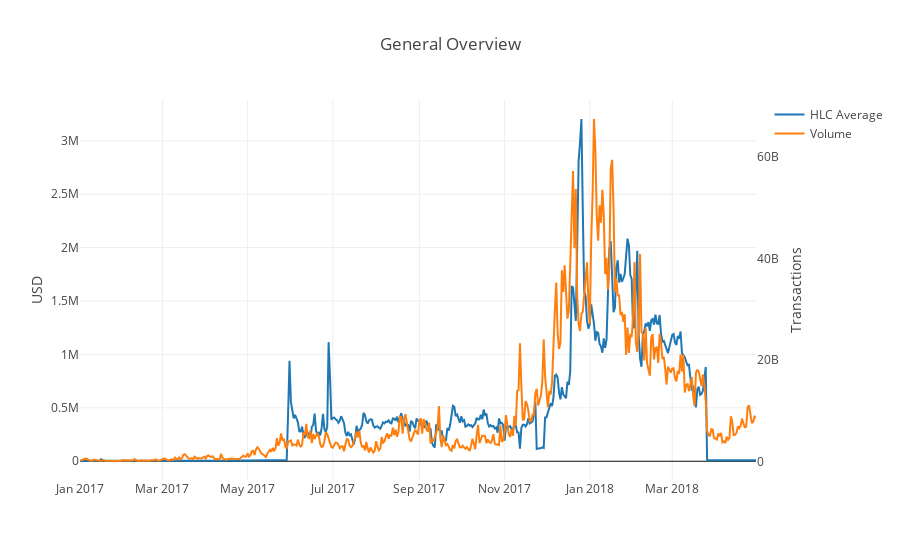

Notebook source saved alongside this figure:
### Code cell
trace0 = go.Scatter(
    x=groupby['date'], y=groupby['hlc_average'],
    name='HLC Average'
)

trace1 = go.Scatter(
    x=groupby['date'], y=groupby['volume'],
    name='Volume', yaxis='y2'
)

data = [trace0, trace1]
layout = go.Layout(
    title='General Overview',
    yaxis={
        'title': 'USD',
        'nticks': 10,
    },
    yaxis2={
        'title': 'Transactions',
        'nticks': 5,
        'showgrid': False,
        'overlaying': 'y',
        'side': 'right'
    }
)
fig = go.Figure(data=data, layout=layout)
py.iplot(fig, filename='time-series-overview')

### Figure 1 — Plotly figure (JSON) as saved in the notebook; plotly's stock layout.template omitted (floating-point values rounded to 4 significant figures; data arrays with more than 128 entries replaced by an {"elided": "..."} marker saying what was removed)
{"data": [{"name": "HLC Average", "type": "scatter", "x": {"elided": "485 str values"}, "y": {"elided": "485 float values"}}, {"name": "Volume", "type": "scatter", "x": {"elided": "485 str values"}, "y": {"elided": "485 int values"}, "yaxis": "y2"}], "layout": {"title": "General Overview", "yaxis": {"nticks": 10, "title": "USD"}, "yaxis2": {"nticks": 5, "overlaying": "y", "showgrid": false, "side": "right", "title": "Transactions"}}}
